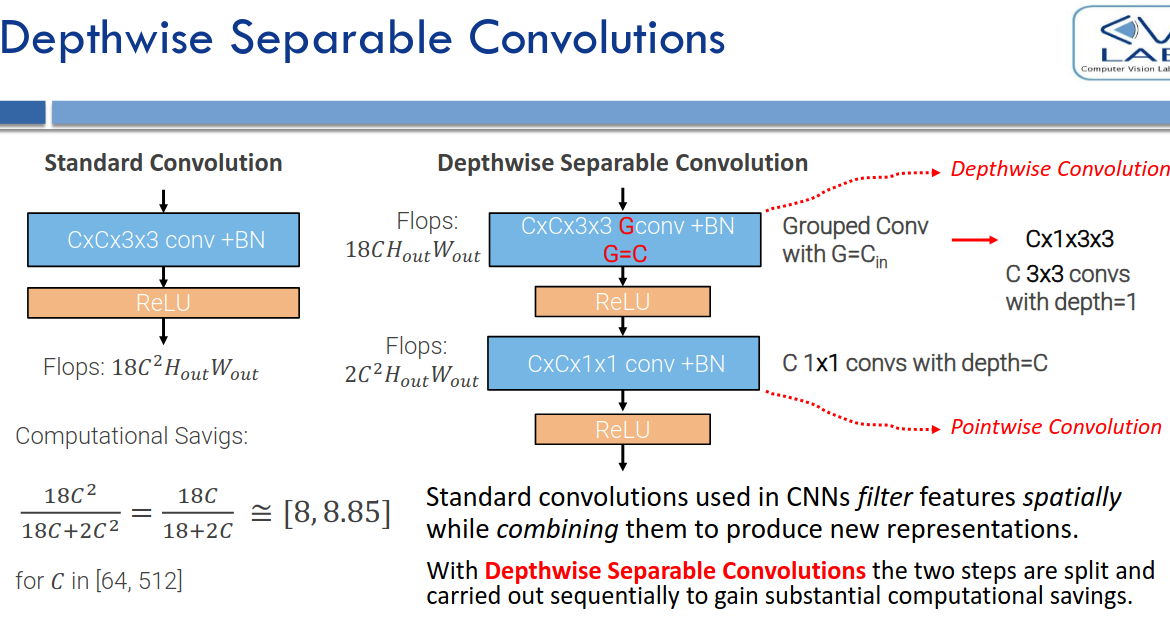
#> input picture test.png, 1170 x 633 px
$ python request_script.py
#> lines starting #> are read from the running program, lines starting #| are printed output that depends on the picture
import requests
import numpy as np
from PIL import Image
import json

def predict_image(image_path, url):
    # 1. Carica e pre-processa (trasforma in scala di grigi, 28x28, normalizza)
#> called with image_path = 'test.png'
    img = Image.open(image_path).convert('L').resize((28, 28))
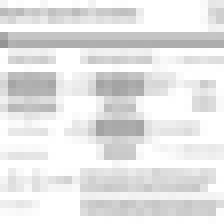
#> img: PIL image 28x28 L (shown 8 times larger); min 148, max 255, mean 229.6
    img_data = np.array(img).astype('float32') / 255.0
    img_data = img_data.reshape(1, 28, 28, 1)

    # 2. Crea il payload JSON
    payload = {"instances": img_data.tolist()}

    # 3. Invia la richiesta
    headers = {"Host": "simple-cnn.default.example.com"}
    response = requests.post(url, json=payload, headers=headers)

    # 4. Analisi
    predictions = response.json()['predictions'][0]
    predicted_class = np.argmax(predictions)
    print(f"Predizione: {predicted_class} (Confidenza: {predictions[predicted_class]:.2%})")

# Esecuzione
predict_image("test.png", "http://localhost:8080/v1/models/simple-cnn:predict")
#> (the call stopped at in predict_image, `response = requests.post(url, json=payload, headers=headers)`: requests is not available in this run)
